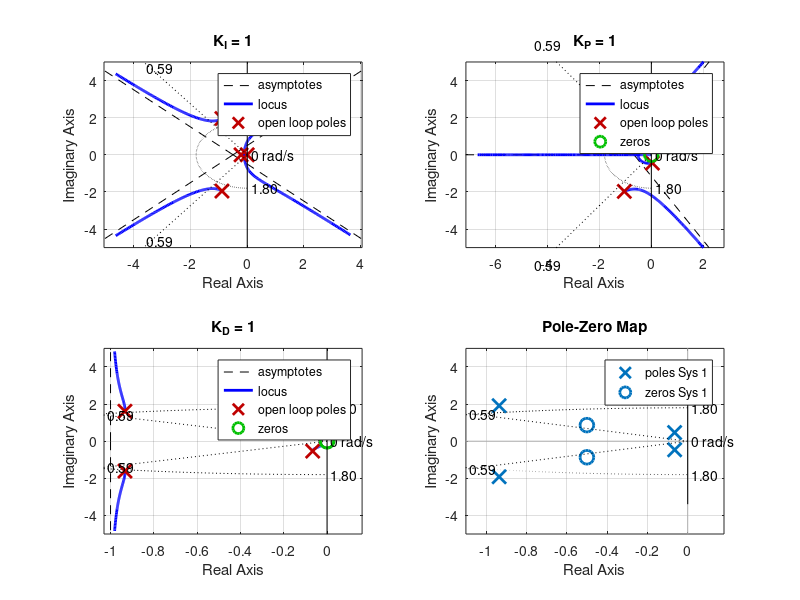
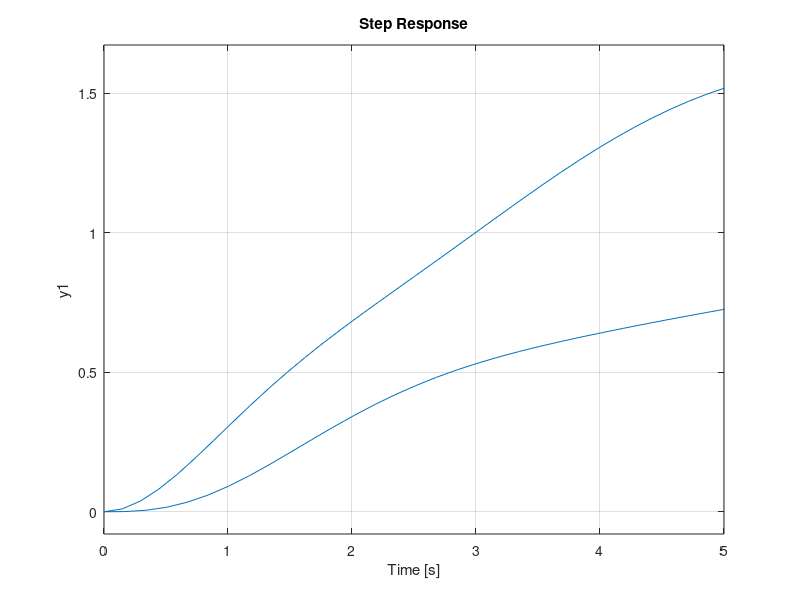

These charts were generated, in order, by the following MATLAB code: (Note: this script raises an error after producing the figures.)
%Faizan Mir
%HW5Q7

close all clear all clc  
  
s = tf('s'); 
  G = 1/(s*(s^2 + 2*s + 4)); 
  K_I = 1; 
  K_D = 1; 
  K_P = 1; 
  
D_c = K_P + K_I/s + K_D*s; 
  %Characterisic Eqn  
  %1+ K_I( 1/(s^4+2s^3+4s^2+K_D s^2+K_P s) ) = 0 
  figure;  
  subplot(2,2,1); 
  rlocus(1/(s^4+2*s^3+4*s^2+K_D*s^2+K_P*s)); 
  title('K_I = 1'); 
hold on; sgrid(0.59,1.8); ylim([-5 5]); 
%1+K_P  s/(s^4+2s^3+4s^2+K_D s^2+K_I) )=0 
subplot(2,2,2); 
rlocus(s/(s^4+2*s^3+4*s^2+K_D*s^2+K_I)); 
title('K_P = 1'); 
hold on; sgrid(0.59,1.8); ylim([-5 5]); 
%1+K_D  s^2/(s^4+2s^3+4s^2+K_P s+K_I )=0 
subplot(2,2,3); 
rlocus(s^2/(s^4+2*s^3+4*s^2+K_P*s+K_I)); 
title('K_D = 1'); 
hold on; 
sgrid(0.59,1.8); 
ylim([-5 5]); 
 % Final Pole/Zero Location 
  subplot(2,2,4); 
  pzmap(feedback(D_c*G,1)); 
  hold on; sgrid(0.59,1.8); 
  ylim([-5 5]);

T = zpk(feedback(D_c*G,1)); 
  
figure; 
step(feedback(G,1)); 
hold on; step(T); 
xlim([0 5]) 
%---------------------------------------------- 
%Tuning 
% 1, 10, 1 
%K_I can be small as we have type 2 system and we dont need to worry e_ss K_I = 1; 
%Seems to hurt dynamics when increased --> Leads to instability with 
plant pole on origin K_D = 10.5; K_P = 1.5; 
  
D_c = K_P + K_I/s + K_D*s;  
  %Characterisic Eqn  
  %1+ K_I( 1/(s^4+2s^3+4s^2+K_D s^2+K_P s) ) = 0 
  figure;  
  subplot(2,2,1); 
  rlocus(1/(s^4+2*s^3+4*s^2+K_D*s^2+K_P*s)); 
  hold on; 
sgrid(0.59,1.8); 
ylim([-5 5]); 
title(append('K_I = ', num2str(K_I))) 
%1+K_P  s/(s^4+2s^3+4s^2+K_D s^2+K_I) )=0 
subplot(2,2,2); 
rlocus(s/(s^4+2*s^3+4*s^2+K_D*s^2+K_I)); 
hold on; 
sgrid(0.59,1.8); 
ylim([-5 5]); 
title(append('K_P = ', num2str(K_P))) 
%1+K_D  s^2/(s^4+2s^3+4s^2+K_P s+K_I )=0 
subplot(2,2,3); 
rlocus(s^2/(s^4+2*s^3+4*s^2+K_P*s+K_I)); 
hold on; 
sgrid(0.59,1.8);
ylim([-5 5]); 
title(append('K_D = ', num2str(K_D))) 
  %Final Pole/Zero Location 
  subplot(2,2,4); 
  pzmap(feedback(D_c*G,1)); 
  hold on; 
  sgrid(0.59,1.8); 
  ylim([-5 5]); 
  T = zpk(feedback(D_c*G,1)) 
  figure; step(T); xlim([0 5]); hold on; plot([0 5],[1.1 1.1],'r-')
